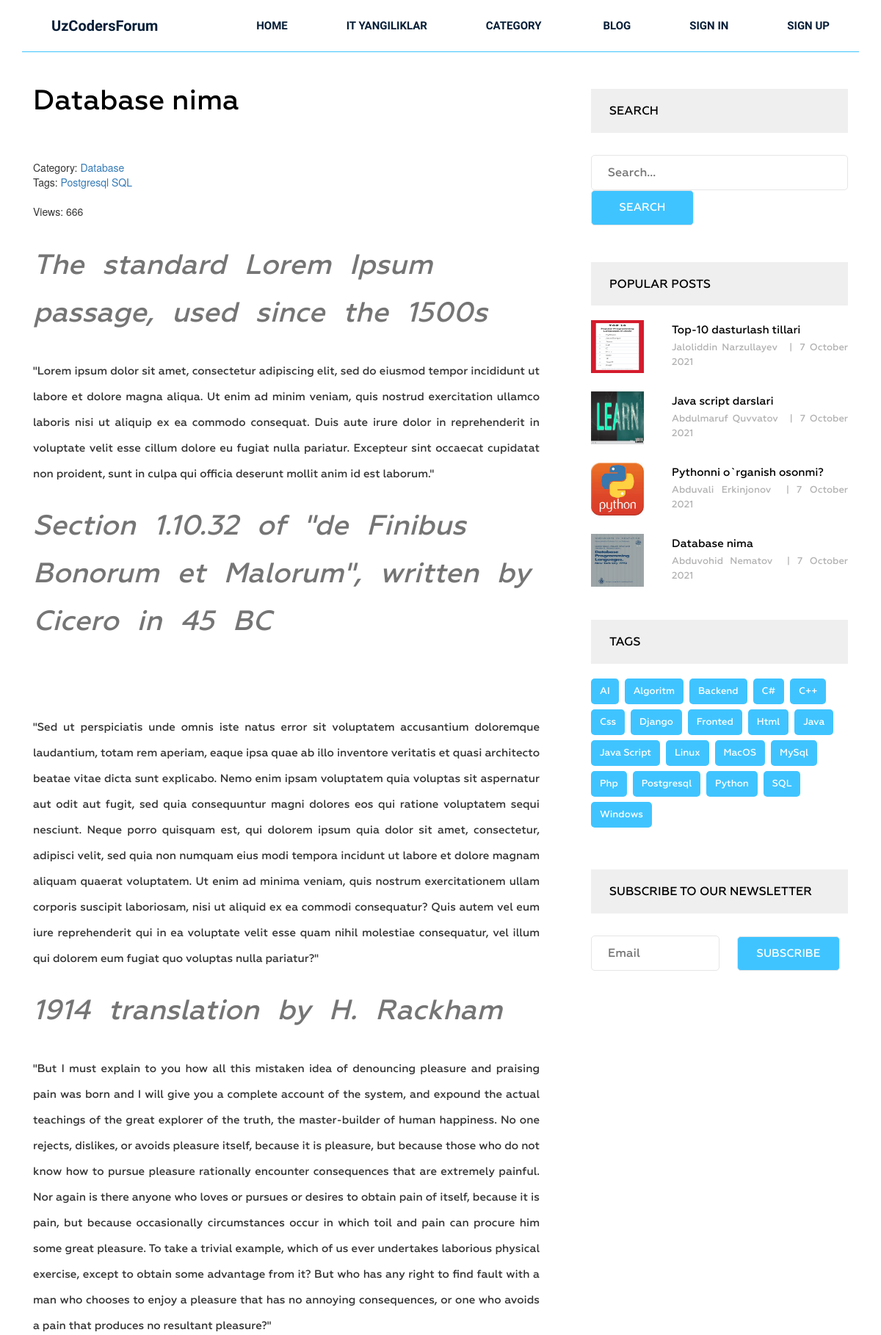
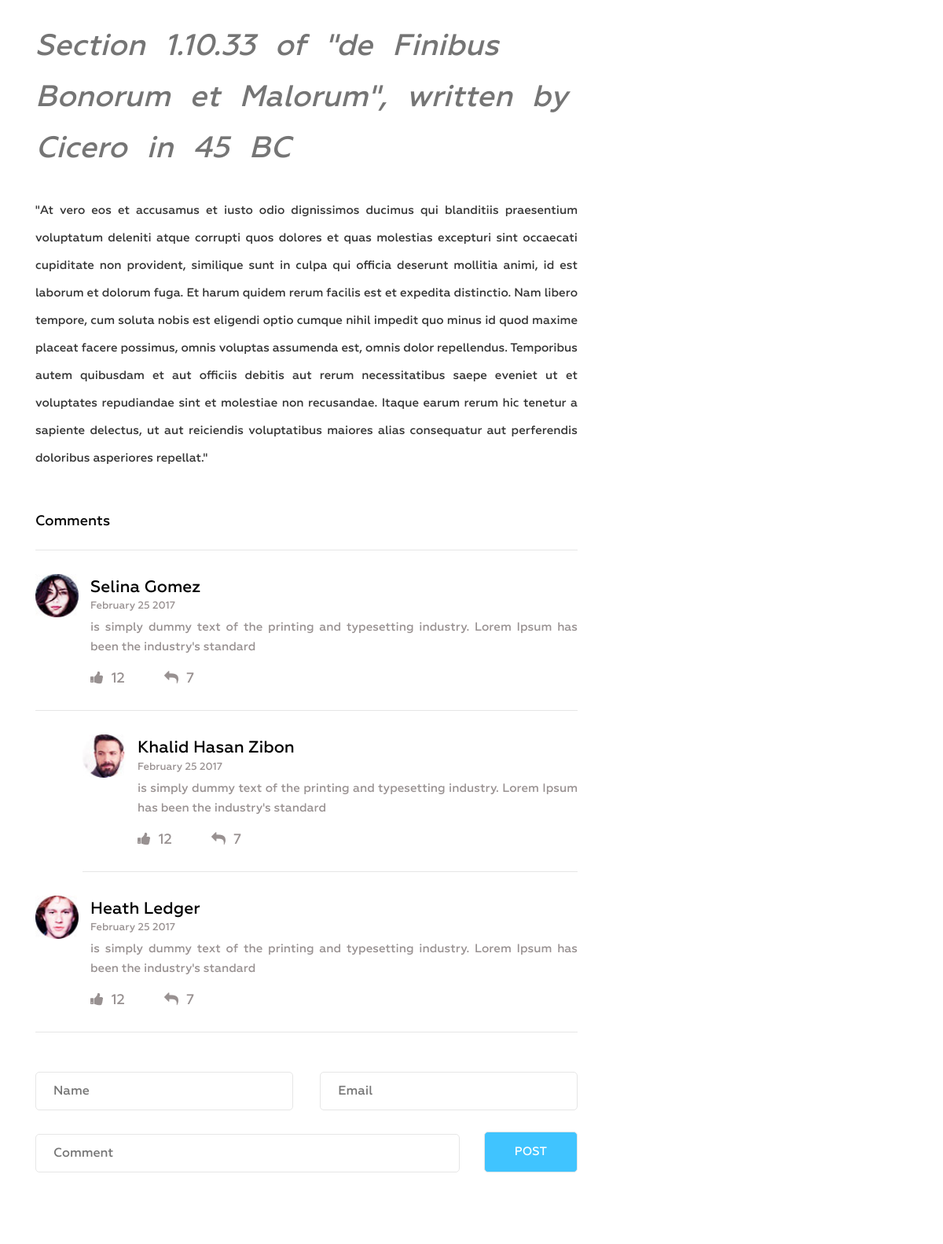
/post/database-nima (upper part), run on the app's committed database (2 pictures, top to bottom).
### blog/models.py (models this page shows, shortened)
class Post(models.Model):
    title = models.CharField(max_length=255)
    slug = models.SlugField(max_length=255, verbose_name="Url", unique=True)
    author = models.CharField(max_length=255)
    content = models.TextField(blank=True)
    created_at = models.DateTimeField(auto_now_add=True, verbose_name='Chop qilingan vaqti')
    photo = models.ImageField(upload_to='photos/%Y/%m/%d',blank=True)
    views = models.IntegerField(default=0,verbose_name='Ko`rishlar soni')
    category = models.ForeignKey(Category, on_delete=models.PROTECT,related_name='posts')
    tags = models.ManyToManyField(Tag,blank=True, related_name='posts')
    class Meta:
        ordering = ['-created_at']
    def get_absolute_url(self, ):
        return reverse('post', kwargs={"slug": self.slug})

class Category(models.Model):
    title = models.CharField(max_length=255)
    slug = models.SlugField(max_length=255, verbose_name="Url", unique=True)
    def __str__(self):
        return self.title
    def get_absolute_url(self,):
        return reverse('category', kwargs={"slug":self.slug})
    class Meta:
        ordering = ['title']

class Tag(models.Model):
    title = models.CharField(max_length=100)
    slug = models.SlugField(max_length=100, verbose_name="Url", unique=True)
    class Meta:
        ordering = ['title']
    def get_absolute_url(self):
        return reverse('tag', kwargs={"slug": self.slug})

### blog/views.py (the view)
# urls.py: path('post/<str:slug>', GetPost.as_view(), name='post'),
class GetPost(DetailView):
    model = Post
    template_name = "blog/single.html"
    context_object_name = 'post'
    def get_context_data(self, *, object_list=None, **kwargs):
        context = super().get_context_data(**kwargs)
        self.object.views = F('views')+1
        self.object.save()
        self.object.refresh_from_db()
        return context

### blog/templatetags/menu.py (called while the page is built)
@register.inclusion_tag('blog/menu_tpl.html')
def show_menu(menu_class ='menu'):
    categories = Category.objects.all()
    return {'categories': categories, "menu_class": menu_class}

### blog/templatetags/sidebar.py (called while the page is built)
@register.inclusion_tag('blog/popular_posts_tpl.html')
def get_popular(cnt=3):
    posts = Post.objects.order_by('-views')[:cnt]
    return  {"posts": posts}

@register.inclusion_tag('blog/tags_tpl.html')
def get_tags():
    tags = Tag.objects.all()
    return  {'tags': tags}

### blog/templates/blog/single.html (shortened to what this page needs)
{% extends 'base.html' %}
{% load static %}
{% load sidebar %}
{% block content %}
        <section class="single-blog-area">
            <div class="container">
                <div class="row">
                   <div class="col-md-12">
                    <div class="border-top">
                        <div class="col-md-8">
                        <div class="blog-area">
                              <div class="blog-area-part">
                                <h2>{{ post.title }}</h2>
                                <div class="single-content">
                                    {% autoescape off %}
                                    <div>
                                        <span> Category: <a href="{{post.category.get_absolute_url}}">{{ post.category  }}</a> </span>
                                        <br>
                                        {% if post.tags.exists %}
                                        <span>Tags:
                                            {% for tag in post.tags.all %}
                                            <a href="{{ tag.get_absolute_url }}">{{ tag.title }}</a>
                                            {% endfor %}
                                        </span>
                                        {% endif %}
                                        <br>
                                        <br>
                                        <span> Views: {{ post.views }}</span>
                                    </div>
                                    <p>{{ post.content|safe }}</p>
                                    {% endautoescape %}
                                </div>
                            </div>
                            <div class="commententries">
                                <h3>Comments</h3>
                                <ul class="commentlist">
                                    <li>
                                        <article class="comment">
                                            <header class="comment-author">
                                                <img src="img/author-1.jpg" alt="">
                                            </header>
                                            <section class="comment-details">
                                                <div class="author-name">
                                                    <h5><a href="#">Selina Gomez</a></h5>
                                                    <p>February 25 2017</p>
                                                </div>
                                                <div class="comment-body">
                                                    <p>is simply dummy text of the printing and typesetting industry. Lorem Ipsum has been the industry's standard </p>
                                                </div>
                                                <div class="reply">
                                                    <p><span><a href="#"><i class="fa fa-thumbs-up" aria-hidden="true"></i></a>12</span><span><a href="#"><i class="fa fa-reply" aria-hidden="true"></i></a>7</span></p>
                                                </div>
                                            </section>
                                        </article>
                                        <ul class="children">
                                            <li>
                                                <article class="comment">
                                                    <header class="comment-author">
                                                        <img src="img/author-2.jpg" alt="">
                                                    </header>
                                                    <section class="comment-details">
                                                        <div class="author-name">
                                                            <h5><a href="#">Khalid Hasan Zibon</a></h5>
                                                            <p>February 25 2017</p>
                                                        </div>
                                                        <div class="comment-body">
                                                            <p>is simply dummy text of the printing and typesetting industry. Lorem Ipsum has been the industry's standard </p>
                                                        </div>
                                                        <div class="reply">
                                                            <p><span><a href="#"><i class="fa fa-thumbs-up" aria-hidden="true"></i></a>12</span><span><a href="#"><i class="fa fa-reply" aria-hidden="true"></i></a>7</span></p>
                                                        </div>
                                                    </section>
                                                </article>
                                            </li>
                                        </ul>
                                    </li>
                                    <li>
                                        <article class="comment">
                                            <header class="comment-author">
                                                <img src="img/author-3.jpg" alt="">
                                            </header>
                                            <section class="comment-details">
                                                <div class="author-name">
                                                    <h5><a href="#">Heath Ledger</a></h5>
                                                    <p>February 25 2017</p>
                                                </div>
                                                <div class="comment-body">
                                                    <p>is simply dummy text of the printing and typesetting industry. Lorem Ipsum has been the industry's standard </p>
                                                </div>
                                                <div class="reply">
                                                    <p><span><a href="#"><i class="fa fa-thumbs-up" aria-hidden="true"></i></a>12</span><span><a href="#"><i class="fa fa-reply" aria-hidden="true"></i></a>7</span></p>
                                                </div>
                                            </section>
                                        </article>
                                    </li>
                                </ul>
                            </div>
                            <form action="#" method="get">
                                <div class="name">
                                    <input type="text" name="" id="" placeholder="Name" class="name">
                                </div>
                                <div class="email">
                                    <input type="email" name="" id="" placeholder="Email" class="email">
                                </div>
                                <div class="comment">
                                    <input type="text" name="" id="" placeholder="Comment" class="comment">
                                </div>
                                <div class="post">
                                    <input type="submit" value="Post">
                                </div>
                            </form>
                        </div>
                    </div>
                        <div class="col-md-4">
                             <div class="newsletter">
                                <h2 class="sidebar-title2"> Search </h2>
                                <form action="{% url 'search' %}" method="get">
                                    <input type="text" name="s"  placeholder="Search...">
                                    <input type="submit" value="Search">
                                </form>
                            </div>
                               {% get_popular 4 %}
                                {% get_tags %}
                            <div class="newsletter">
                                <h2 class="sidebar-title2">Subscribe To oUR nEWSLETTER</h2>
                                <form action="#" method="post">
                                    <input type="email" name="" id="" placeholder="Email">
                                    <input type="submit" value="Subscribe">
                                </form>
                            </div>
                        </div>
                    </div>
                    </div>
                </div>
            </div>
        </section>
{% endblock %}

### blog/templates/blog/popular_posts_tpl.html
<h2 class="sidebar-title_popular">Popular posts</h2>
<div class="grid">
    {% for post in posts %}
    <div class="portfolio-item popular">
        {% if post.photo %}
        <img src="{{ post.photo.url }}" alt="post.title " height="200">
        {% endif %}
        <div class="portfolio-text">
            <h5><a href="{{ post.get_absolute_url}} ">{{post.title}}</a></h5>
            <p>{{ post.author }} <span>|</span>{{ post.created_at|date:"j F Y" }}</p>
        </div>
    </div>
    {% endfor %}
</div>

### blog/templates/blog/tags_tpl.html
<div class="tags">
     <h2 class="sidebar-title2">Tags</h2>
    {% for tag in tags %}
     <p><a href="{{ tag.get_absolute_url }}">{{ tag.title }}</a></p>
    {% endfor %}
 </div>

### data on the page
Post: title "Database nima", category "Database", views "666", content "The standard Lorem Ipsum passage, used since the 1500s \"Lorem ipsum dolor sit amet, consectetur adipiscing elit, sed do eiusmod tempor incididunt ut labore et dolore magna aliqua. Ut enim ad minim veniam, quis nostrud exercitation ullamco laboris nisi ut aliquip ex ea commodo consequat. Duis aute irure dolor in reprehenderit in voluptate velit esse cillum dolore eu fugiat nulla pariatur. Excepteur sint occaecat cupidatat non proident, sunt in culpa qui officia deserunt mollit anim id est laborum.\" Section 1.10.32 of \"de Finibus Bonorum et Malorum\", written by Cicero in 45 BC \"Sed ut perspiciatis unde omnis iste natus error sit voluptatem accusantium doloremque laudantium, totam rem aperiam,…", photo (picture), author "Abduvohid Nematov", created_at "7 October 2021"
Tag: title "Postgresql"
Tag: title "SQL"
Post: photo (picture), title "Top-10 dasturlash tillari", author "Jaloliddin Narzullayev", created_at "7 October 2021"
Post: photo (picture), title "Java script darslari", author "Abdulmaruf Quvvatov", created_at "7 October 2021"
Post: photo (picture), title "Pythonni o`rganish osonmi?", author "Abduvali Erkinjonov", created_at "7 October 2021"
Tag: title "AI"
Tag: title "Algoritm"
Tag: title "Backend"
Tag: title "C#"
Tag: title "C++"
Tag: title "Css"
Tag: title "Django"
Tag: title "Fronted"
Tag: title "Html"
Tag: title "Java"
Tag: title "Java Script"
Tag: title "Linux"
Tag: title "MacOS"
Tag: title "MySql"
Tag: title "Php"
Tag: title "Python"
Tag: title "Windows"
